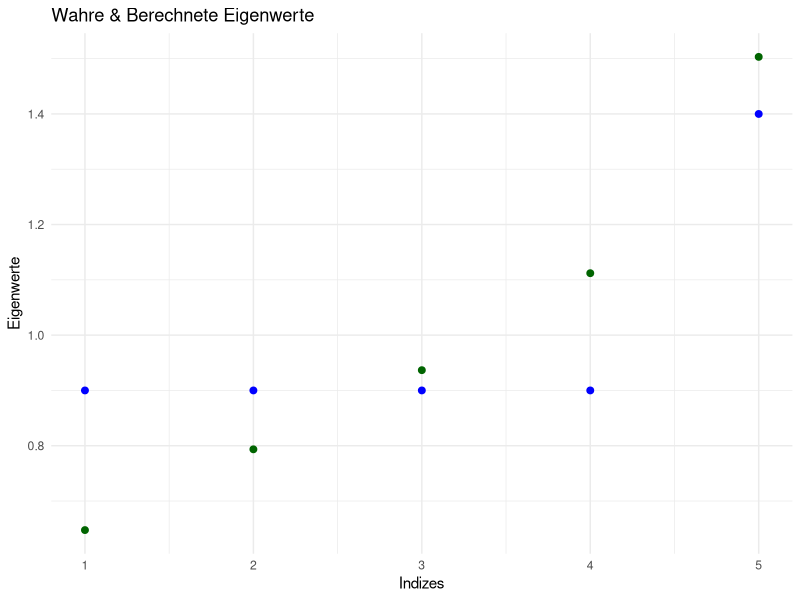
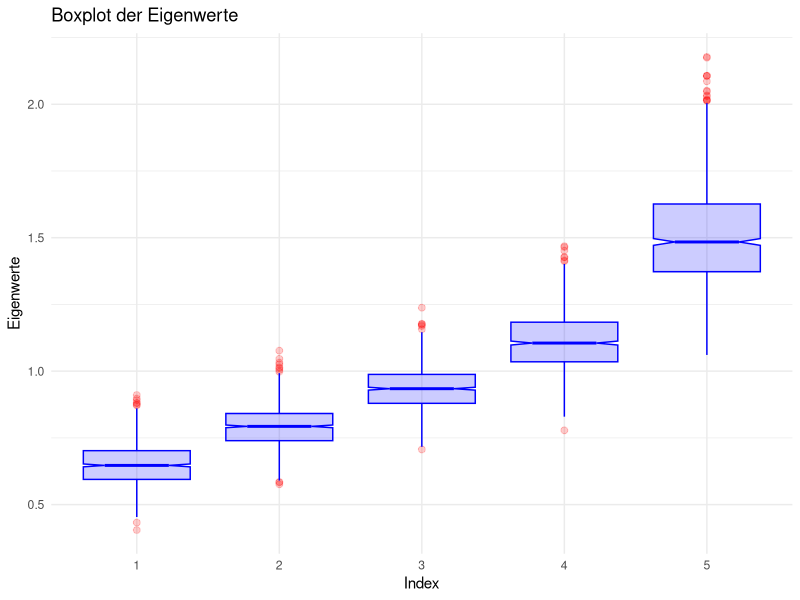
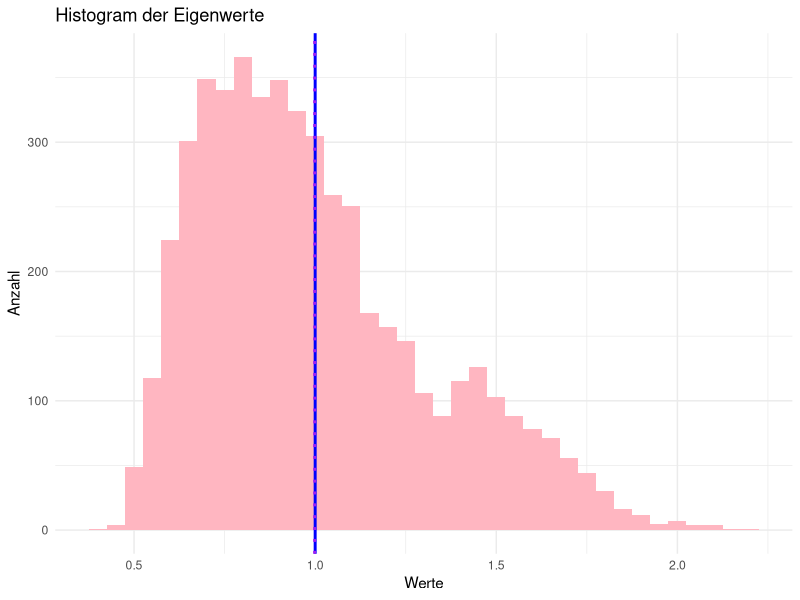
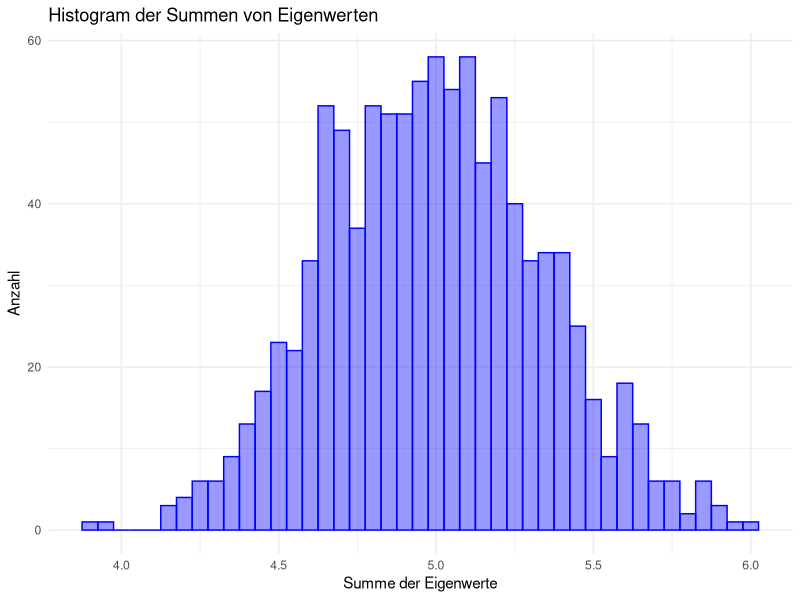

R code for these plots, in order:
library(tidyverse)
library(MASS)

# Vorbereitung

n <- 100
dim <- 5
# Kovariance Matrix und Mittelwert erstellen
Sigma <- matrix(c( 1 , rep (.1 ,4) , .1 , 1 , rep ( .1 , 3 ) , .1 , .1 , 1 , .1 , .1 , rep(.1 ,3) ,1 ,.1 , rep (.1 ,4) ,1) ,5 ,5)
mu <- c(rep(0,dim))
# Multivariate Daten erzeugen
X <- mvrnorm(n, mu, Sigma)
# Vorsicht: X in R^{n \times p}


## Aufgabe a)

M <- 1000
# symmetric -> Matrix ist symmetrisch
# only.values -> Eigenvektoren werden nicht berechnet
# decreasing = FALSE -> Eigenwerte werden aufsteigend sortiert
true_eigenvalues <- sort(eigen(Sigma, symmetric=TRUE, only.values=TRUE)$values, decreasing = FALSE)

# Speicher für Eigenwerte erstellen
storage_ev <- matrix(0, nrow = M, ncol = dim)
# Monte Carlo Simulation
for (i in (1:M)){
  X <- mvrnorm(n, mu, Sigma)
  S <- (1/n) * t(X) %*% X
  storage_ev[i,] <- sort(eigen(S)$values)
}
# Mittelwerte der Eigenwerte berechnen
calc_ev <- (1/M) * colSums(storage_ev)

# Einfacher Plot von berechneten und wahren Eigenwerten

indizes <- c(1,2,3,4,5)
ggplot() +
  geom_point(aes(x=indizes, y = true_eigenvalues), size = 2, color = "blue") +
  geom_point(aes(x=indizes, y = calc_ev), size = 2, color = "darkgreen") +
  labs(x = "Indizes", y = "Eigenwerte", title = "Wahre & Berechnete Eigenwerte") +
  theme_minimal()

# Boxplot
# Data Frame erstellen
### hier vllt noch wahre werte eintragen?
eigenvalues_df <- data.frame(matrix(0, nrow=dim*M, ncol=2))
colnames(eigenvalues_df) = c("Index", "Werte")
for (i in (0:4)){
  eigenvalues_df$Index[(i*M + 1): ((i+1)*M)] = rep((i+1), M)
  eigenvalues_df$Werte[(i*M + 1): ((i+1)*M)] = storage_ev[,(i+1)]
}
eigenvalues_df$Index <- as.factor(eigenvalues_df$Index)

ggplot(eigenvalues_df, aes(x=Index, y=Werte)) + 
  geom_boxplot(color="blue",fill="blue", alpha=0.2, 
               notch=TRUE, notchwidth = 0.6,
               outlier.colour="red", outlier.fill="red", outlier.size=2) +
  labs(
    title = "Boxplot der Eigenwerte",
    x = "Index",
    y = "Eigenwerte"
  ) +
  theme_minimal()

# Histogram der Eigenwerte 
# weg? legende hinzufügen!
ggplot(eigenvalues_df, aes(x=Werte)) +
  geom_histogram(fill="lightpink", binwidth = 0.05) +
  geom_vline(xintercept = mean(true_eigenvalues), color = "blue", linetype = "solid", linewidth = 1) +
  geom_vline(xintercept = mean(c(calc_ev)), color = "purple", linetype = "dotted", linewidth = 1) +
  labs(
    title = "Histogram der Eigenwerte",
    x = "Werte",
    y = "Anzahl"
  ) +
  theme_minimal()
# legen und überschrift fehlt usw.

sum_true_ev <- sum(true_eigenvalues)
sum_calc_ev <- rowSums(storage_ev)

ggplot() + 
  geom_histogram(aes(x = sum_calc_ev), binwidth = 0.05, color="blue",fill="blue", alpha=0.4) +
  labs(x = "Summe der Eigenwerte", y = "Anzahl",
       title = "Histogram der Summen von Eigenwerten") +
  theme_minimal()

# vllt auch sum in histogram packen
